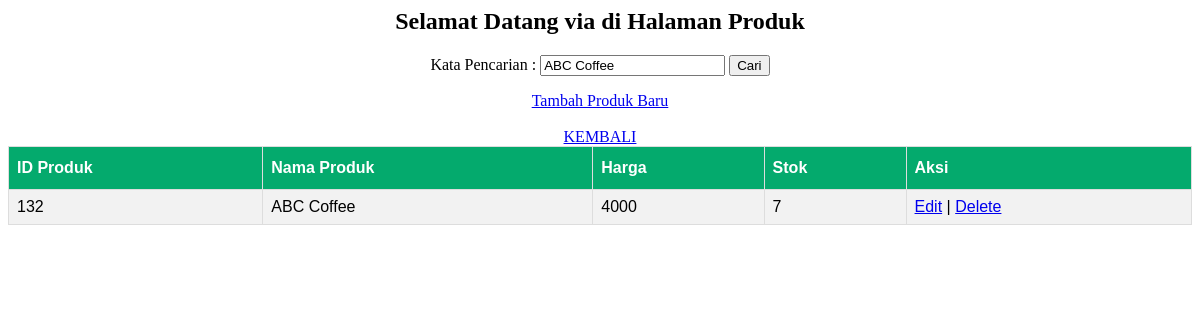
The app's page /produk.php?kata_cari=ABC Coffee (signed in) with its own data.
### tables this page shows
CREATE TABLE `produk` (
  `ProdukID` int(5) NOT NULL,
  `NamaProduk` varchar(20) NOT NULL,
  `Harga` int(10) NOT NULL,
  `Stok` int(5) NOT NULL
);

### produk.php (the view, shortened to what this page needs)
<html>
    <head>
    </head>
   <center><body>
    <h2>Selamat Datang <?php echo $_SESSION['username']; ?> di Halaman Produk</h2>
    <form method="GET" action="produk.php" style="text-align: center;">
		<label>Kata Pencarian : </label>
		<input type="text" name="kata_cari" value="<?php if(isset($_GET['kata_cari'])) { echo $_GET['kata_cari']; } ?>"  />
		<button type="submit">Cari</button>
	</form>
    <a href="tambahproduk.php">Tambah Produk Baru</a><br/><br/>
    <a href="Green/index.php">KEMBALI</a>
        <table id="produk" width='80%' border=1>
            <tr>
                <th>ID Produk</th>
                <th>Nama Produk</th>
                <th>Harga</th>
                <th>Stok</th>
            <th>Aksi</th>
            </tr>
            <?php
			include('koneksi.php');
				if(isset($_GET['kata_cari'])) {
					$kata_cari = $_GET['kata_cari'];
					$query = "SELECT * FROM produk WHERE NamaProduk like '%".$kata_cari."%' OR Harga like '%".$kata_cari."%' OR Stok like '%".$kata_cari."%' ORDER BY ProdukID ASC";
				} else {
					$query = "SELECT * FROM produk ORDER BY ProdukID ASC";
				}
				$result = mysqli_query($conn, $query);
				while ($row = mysqli_fetch_assoc($result)) {
			?>
			<tr>
				<td><?php echo $row['ProdukID']; ?></td>
				<td><?php echo $row['NamaProduk']; ?></td>
				<td><?php echo $row['Harga']; ?></td>
                <td><?php echo $row['Stok']; ?></td>
                <td><?php echo "<a href='editproduk.php?ProdukID=$row[ProdukID]'>Edit</a> | <a href='deleteproduk.php?ProdukID=$row[ProdukID]'>Delete</a>"; ?></td>
			</tr>
			<?php
			}
			?>
        </table>
    </body></center>
</html>

### produk.php (style rules this page uses)
#produk { font-family: Arial, Helvetica, sans-serif; border-collapse: collapse; width: 100%; }
#produk td, #produk th { border: 1px solid #ddd; padding: 8px; }
#produk tr:nth-child(even) { background-color: #f2f2f2; }
#produk th { padding-top: 12px; padding-bottom: 12px; text-align: left; background-color: #04AA6D; color: white; }

### records on screen
produk: ProdukID "132", NamaProduk "ABC Coffee", Harga "4000", Stok "7"

### other values on screen
$_SESSION['username'] "via"
